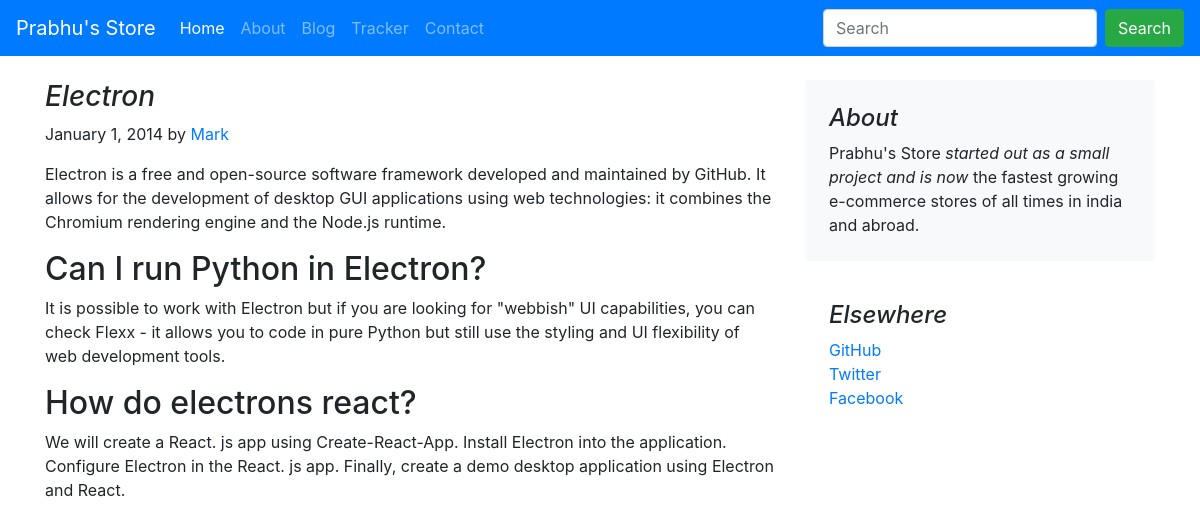
The app's page /blog/blogpost/3 with its own data.
### blog/models.py (models this page shows, shortened)
class Blogpost(models.Model):
    post_id = models.AutoField(primary_key=True)
    title = models.CharField(max_length=50)
    head0 = models.CharField(max_length=500, default="")
    chead0 = models.CharField(max_length=10000, default="")
    head1 = models.CharField(max_length=500, default="")
    chead1 = models.CharField(max_length=10000, default="")
    head2 = models.CharField(max_length=500, default="")
    chead2 = models.CharField(max_length=10000, default="")
    pub_date = models.DateField()
    thumbnail = models.ImageField(upload_to='blog/images', default="")

### blog/views.py (the view)
# urls.py: path("blogpost/<int:id>", views.blogpost, name="blogHome")
def blogpost(request, id):
    post = Blogpost.objects.filter(post_id = id)[0]
    return render(request, "blog/blogpost.html", {'post':post})

### blog/templates/blog/blogpost.html (shortened to what this page needs)
{% extends 'blog/basic.html' %} {% block body %}
<div class="container">
  <div class="row mt-4">
    <div class="col-md-8 blog-main">
      <h3 class="font-italic">{{post.title}}</h3>
      <div class="blog-post">
        <p class="blog-post-meta">January 1, 2014 by <a href="#">Mark</a></p>
        <p>{{post.chead0}}</p>
        <h2>{{post.head1}}</h2>
        <p>{{post.chead1}}</p>
        <h2>{{post.head2}}</h2>
        <p>{{post.chead2}}</p>
      </div>
    </div>
    <aside class="col-md-4 blog-sidebar">
      <div class="p-4 mb-3 bg-light rounded">
        <h4 class="font-italic">About</h4>
        <p class="mb-0">
          Prabhu's Store <em>started out as a small project and is now</em> the
          fastest growing e-commerce stores of all times in india and abroad.
        </p>
      </div>
      <div class="p-4">
        <h4 class="font-italic">Elsewhere</h4>
        <ol class="list-unstyled">
          <li><a href="#">GitHub</a></li>
          <li><a href="#">Twitter</a></li>
          <li><a href="#">Facebook</a></li>
        </ol>
      </div>
    </aside>
  </div>
</div>
{% endblock %}

### records on screen
Blogpost: title "Electron", chead0 "Electron is a free and open-source software framework developed and maintained by GitHub. It allows for the development of desktop GUI applications using web technologies: it combines the Chromium rendering engine and the Node.js runtime.", head1 "Can I run Python in Electron?", chead1 "It is possible to work with Electron but if you are looking for \"webbish\" UI capabilities, you can check Flexx - it allows you to code in pure Python but still use the styling and UI flexibility of web development tools.", head2 "How do electrons react?", chead2 "We will create a React. js app using Create-React-App. Install Electron into the application. Configure Electron in the React. js app. Finally, create a demo desktop application using Electron and React."
